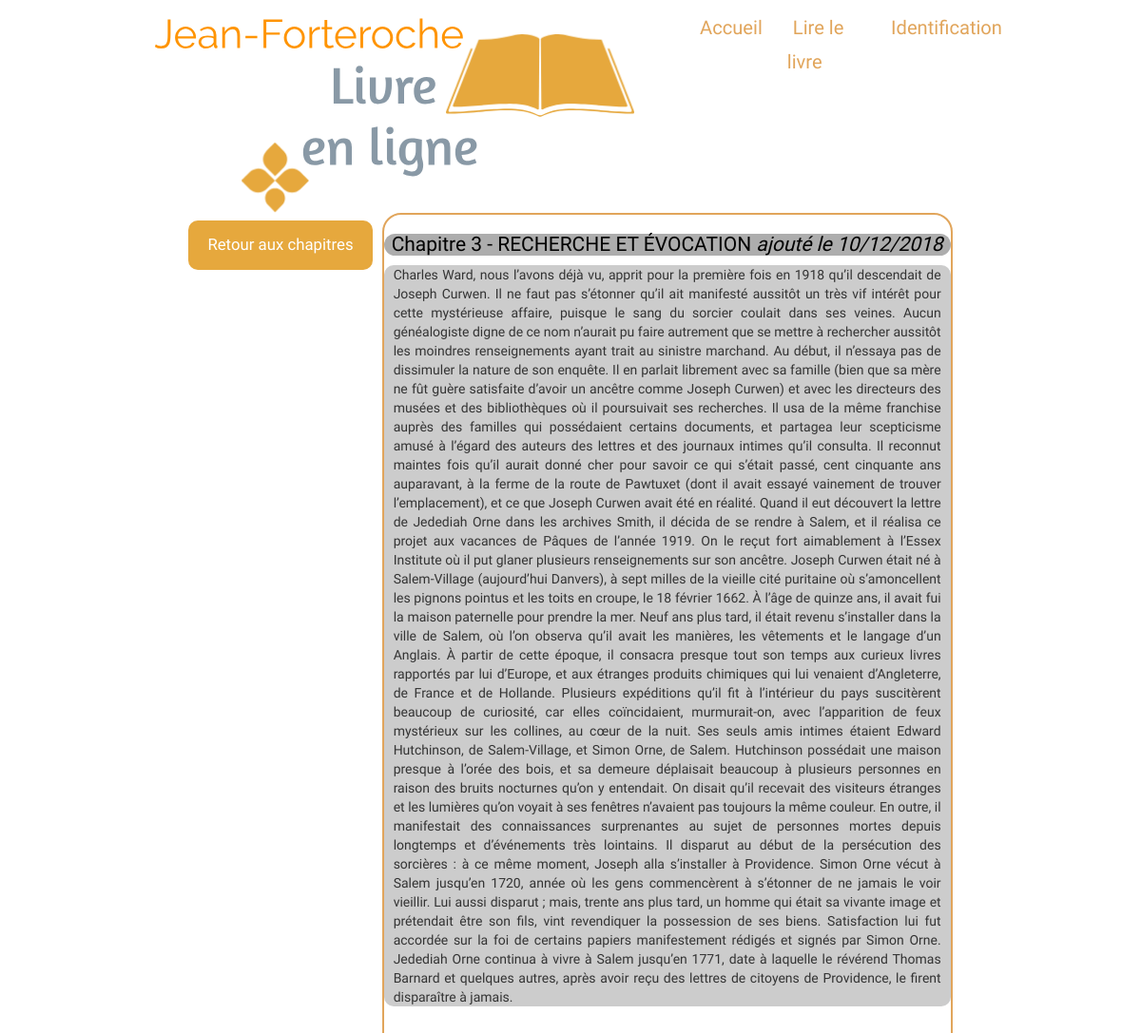
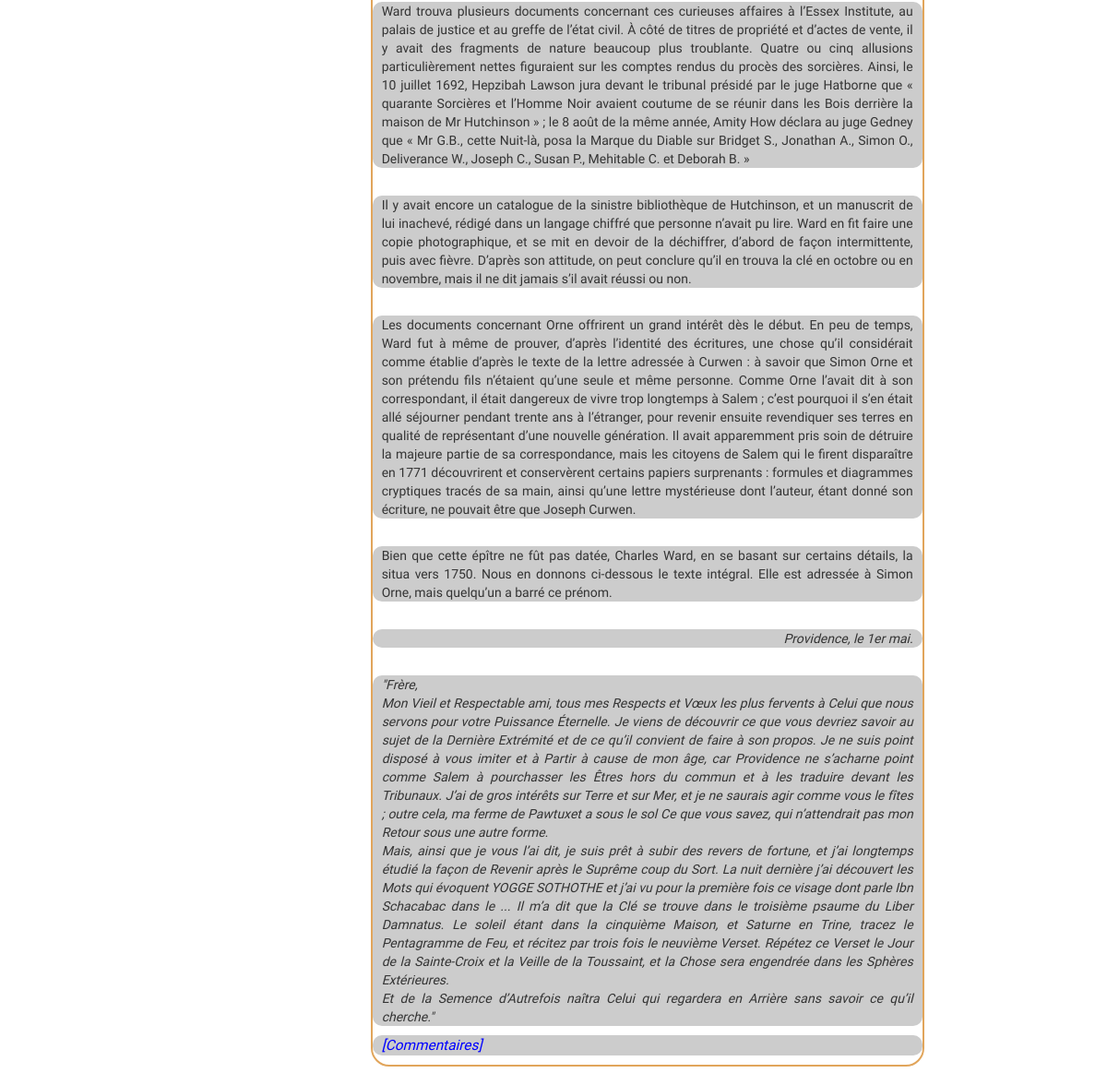
The app's page /index.php?action=post&id=3 with its own data (2 pictures, top to bottom).
### tables this page shows
CREATE TABLE IF NOT EXISTS `posts` (
  `id` int(11) NOT NULL AUTO_INCREMENT,
  `chapter_id` int(11) NOT NULL,
  `post_title` varchar(255) NOT NULL,
  `post_content` text NOT NULL,
  `creation_date` datetime NOT NULL,
  PRIMARY KEY (`id`)
);

### controller/ControllerPosts.php (called while the page is built, shortened)
<?php
require_once('model/PostManager.php');
class ControllerPosts
{
    public function post($postId)
    {
        $postManager = new PostManager();
        $post = $postManager->getPost($postId);
        require('view/postView.php');
    }
}

### model/PostManager.php (called while the page is built, shortened)
<?php
class PostManager extends Manager
{
    public function getPost($postId)
    {
        $db = $this->dbConnect();
        $req = $db->prepare('SELECT id, chapter_id, post_title, post_content, DATE_FORMAT(creation_date, \'%d/%m/%Y\') AS creation_date_fr FROM posts WHERE id = ?');
        $req->execute(array($postId));
        $post = $req->fetch();
        return $post;
    }
}

### view/postView.php (the view, shortened to what this page needs)
<div class="body_container">
        <a class="back_link" href="index.php?action=allPosts">Retour aux chapitres</a>
    <div class="index_pages_link">
        <div class="chapter_container">
            <div class="chapter">
                <h3>
                    <?= htmlspecialchars($post['post_title']) ?>
                    <em> ajouté le <?= $post['creation_date_fr'] ?></em>
                </h3>
                <p>
                    <?= nl2br($post['post_content']) ?>
                </p>
                <p>
                    <em><a class="comments" href="index.php?action=comments&amp;id=<?= $post['id'] ?>">[Commentaires]</a></em>
                    <br />
                </p>
            </div>
        </div>
    </div>
<?php require('template.php'); ?>

### public/css/style.css (style rules this page uses)
body { font-family: 'Roboto Regular', serif; }
h1, h3 { text-align:center; }
h3 { background-color:#adadad; color:black; border-radius: 20px; font-size:1.5em; margin-bottom:0px; }
.body_container { display: flex; justify-content: center; align-items: flex-start; }
.back_link { font-size: 1.2em; background-color: #E6A83D; color: white; padding: 14px 20px; margin: 8px 0; border: none; border-radius: 10px; cursor: pointer; margin-right: 10px; }
.index_pages_link { display: flex; width: 50%; flex-direction: column; justify-content: center; }
.chapter_container { border: 2px solid #e1a55b; border-radius: 20px; margin-bottom: 20px; }
.chapter p { background-color:#CCCCCC; margin-top:0px; padding-left: 10px; padding-right: 10px; border-radius: 10px; }
.chapter { margin:auto; }
.comments { text-decoration: none; color: blue; font-size: 1.1em; }

### records on screen
posts: post_title "Chapitre 3 - RECHERCHE ET ÉVOCATION", post_content "Charles Ward, nous l’avons déjà vu, apprit pour la première fois en 1918 qu’il descendait de Joseph Curwen. Il ne faut pas s’étonner qu’il ait manifesté aussitôt un très vif intérêt pour cette mystérieuse affaire, puisque le sang du sorcier coulait dans ses veines. Aucun généalogiste digne de ce nom n’aurait pu faire autrement que se mettre à rechercher aussitôt les moindres renseignements ayant trait au sinistre marchand. Au début, il n’essaya pas de dissimuler la nature de son enquête. Il en parlait librement avec sa famille (bien que sa mère ne fût guère satisfaite d’avoir un ancêtre comme Joseph Curwen) et avec les directeurs des musées et des bibliothèques où il poursuivait ses…"

### other values on screen
$post['creation_date_fr'] "10/12/2018"
